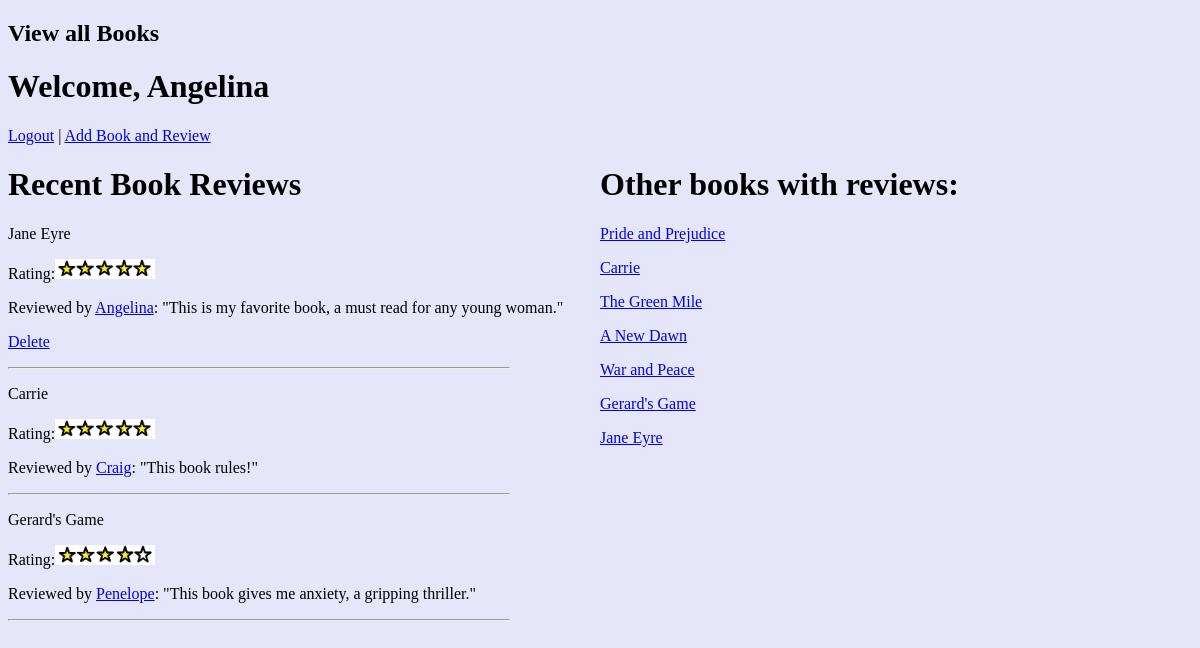
The app's page /books (signed in), older data.
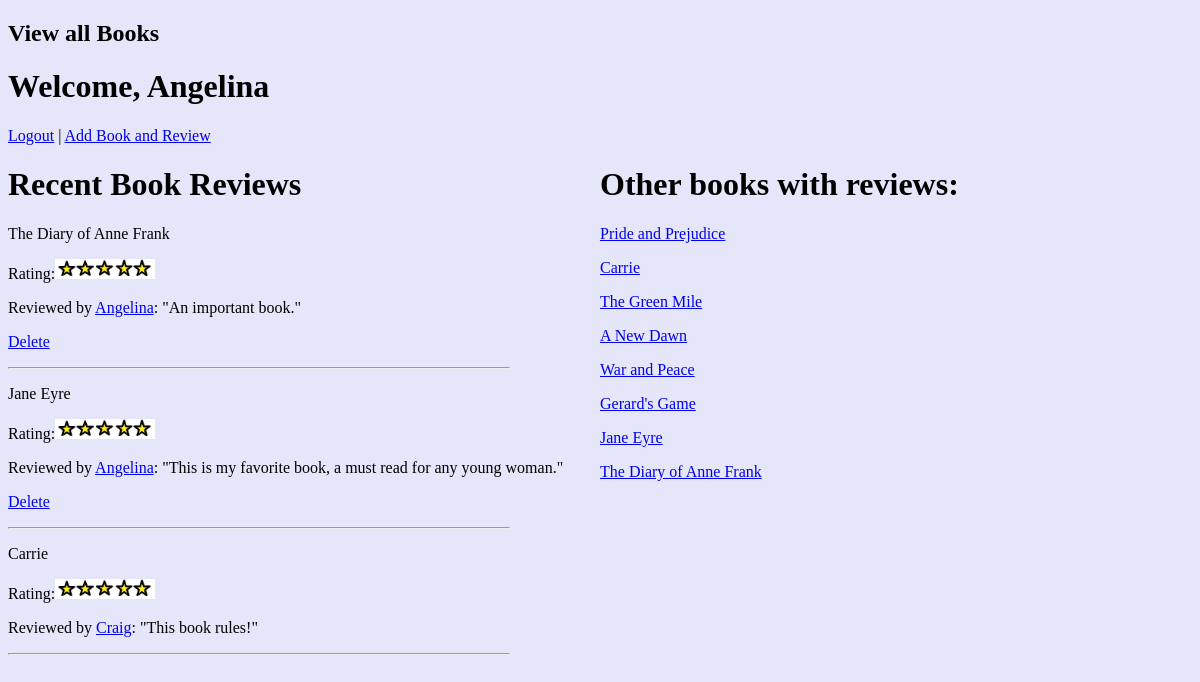
The same page, newer data.
### dojo_app/models.py (models this page shows)
class User(models.Model):
    first_name = models.CharField(max_length=255)
    alias = models.CharField(max_length=255)
    email = models.EmailField(max_length=255)
    password = models.CharField(max_length=255)
    updated_at = models.DateTimeField(auto_now=True)
    created_at = models.DateTimeField(auto_now_add = True)
    objects = UserManager()

class Review(models.Model):
    user = models.ForeignKey(User, related_name="reviews", on_delete = models.CASCADE)
    book = models.ForeignKey(Book, related_name="book_reviews", on_delete = models.CASCADE)
    review = models.TextField()
    rating = models.CharField(max_length=10)
    created_at = models.DateTimeField(auto_now_add = True)
    updated_at = models.DateTimeField(auto_now=True)
    objects = ReviewManager()

class Book(models.Model):
    title = models.CharField(max_length= 255)
    author = models.CharField(max_length=255)
    created_at = models.DateTimeField(auto_now_add=True)
    updated_at = models.DateTimeField(auto_now=True)
    objects = BookManager()

### dojo_app/views.py (the view)
# urls.py: path('books', views.success),
def success(request):
    if 'user_id' not in request.session:
        return redirect('/')
    this_user = User.objects.filter(id = request.session['user_id'])
    all_users= User.objects.all()
    all_books=Book.objects.all()
    recent_reviews=Review.objects.all().order_by("-created_at")
    recent_three=[recent_reviews[0],recent_reviews[1], recent_reviews[2]]
    context = {
        "current_user" : this_user[0], #grabs from session rather than database to prevent refreshing into login
        "all_users": all_users,
        "all_books": all_books,
        "recent_three":recent_three,#changed to be recent reviews, not books
        }
    return render(request, "success.html", context)

### dojo_app/templates/success.html (shortened to what this page needs)
<!DOCTYPE html>
<html lang = "en">
<head>
    {% load static %}
    <link rel="stylesheet" href="{% static 'background-color.css' %}">
</head>
<body>
    {% load staticfiles %}
    <header id="add-header">
        <h2>View all Books</h2>
        <h1 id="welcome-add">Welcome, {{ current_user.first_name }}</h1>
        <a id = "logout-add" href="/logout">Logout</a> | <a id = "logout-add" href="/books/add">Add Book and Review</a>
    </header>
    <div id="all-books-container">
        <div id="current-book">
            <h1>Recent Book Reviews</h1>
            {% for item in recent_three %}
                <p> {{ item.book.title }} </p>
                    {% if item.rating == "5" %}
                        Rating:<img src="{% static 'five-stars.jpg' %}" alt="5-star" class="image">
                    {% elif item.rating == "4" %}
                        Rating:<img src="{% static 'four-stars.jpg' %}" alt="4-star" class="image">
                    {% elif item.rating == "3" %}
                        Rating:<img src="{% static 'three-stars.jpg' %}" alt="3-star" class="image">
                    {% elif item.rating == "2" %}
                        Rating:<img src="{% static 'two-stars.jpg' %}" alt="2-star" class="image">
                    {% elif item.rating == "1" %}
                        Rating:<img src="{% static 'one-star.jpg' %}" alt="1-star" class="image">
                    {% endif %}
                <p>Reviewed by <a href = "/users/{{ item.user.id }}">{{ item.user.first_name }}</a>: "{{ item.review }}" </p>
                {% if current_user.first_name == item.user.first_name%}
                    <p><a href="/delete/{{ item.id }}">Delete<a></p>
                {% endif %}
                <hr>
            {% endfor %}
        </div>
        <div id="users-view">
            <h1>Other books with reviews:</h1>
                {% for book in all_books %}
                    <p><a href="/books/{{ book.id }}">{{ book.title }}</a></p>
                {% endfor %}
        </div>
    </div>
    <br><br>
</body>
</html>

### dojo_app/static/background-color.css (style rules this page uses)
body { background-color: lavender; }
#all-books-container { display: flex; }
#current-book { flex: 1; }
#users-view { flex: 1; }
hr { margin-left: 0px; padding-left: 0px; width: 500px; }
.image { width: 100px; height: 20px; }

Row changes from the older to the newer data that the page shows:
no longer on this page (row unchanged): Review: book "Gerard's Game", user.first_name "Penelope", review "This book gives me anxiety, a gripping thriller."
added Review: book "The Diary of Anne Frank", user.first_name "Angelina", review "An important book."
added Book: title "The Diary of Anne Frank"
